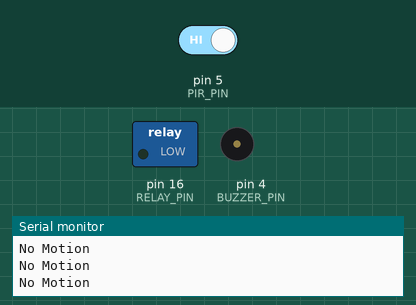
Simulated run of this sketch. Board: Arduino Uno, built with avr-gcc and run on an emulated ATmega328P. Parts: switched loads named in the sketch (green lamp = pin HIGH), buzzer (waves = sounding, pin HIGH), the last lines printed to the serial monitor. Inputs (shaded band) come from the test bench; at power-on: pin 5 (PIR_PIN) HIGH.

Above: at 1.2 s.
1.3 s: pin 5 (PIR_PIN) driven LOW
At 2.1 s:
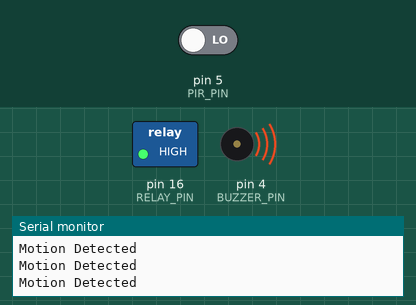
2.8 s: pin 5 (PIR_PIN) driven HIGH
At 3.3 s:
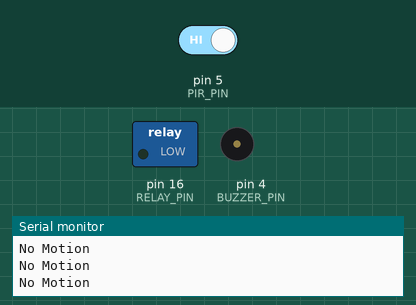
Timing chart, 0 to 5.8 s (numbered marks = the images above; inputs shaded):
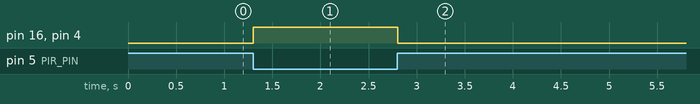

The sketch:

ESP8266_PIR_with_1CH.ino
```cpp
/*
  Smart WiFi Motion-Activated Relay Module
  ESP8266 Example Code

  Relay  : GPIO16 (ACTIVE HIGH)
  PIR    : GPIO5  (ACTIVE LOW)
  Buzzer : GPIO4  (ACTIVE HIGH)
*/

#define RELAY_PIN   16
#define PIR_PIN     5
#define BUZZER_PIN  4

void setup() {
  // Configure pin modes
  pinMode(RELAY_PIN, OUTPUT);
  pinMode(BUZZER_PIN, OUTPUT);
  pinMode(PIR_PIN, INPUT);

  // Ensure outputs are OFF at startup
  digitalWrite(RELAY_PIN, LOW);
  digitalWrite(BUZZER_PIN, LOW);

  // Optional: Serial monitor for debugging
  Serial.begin(115200);
  Serial.println("System Initialized");
}

void loop() {
  // Read PIR sensor (LOW = motion detected)
  int pirState = digitalRead(PIR_PIN);

  if (pirState == LOW) {
    // Motion detected
    digitalWrite(RELAY_PIN, HIGH);   // Relay ON
    digitalWrite(BUZZER_PIN, HIGH);  // Buzzer ON

    Serial.println("Motion Detected");
  } else {
    // No motion
    digitalWrite(RELAY_PIN, LOW);    // Relay OFF
    digitalWrite(BUZZER_PIN, LOW);   // Buzzer OFF

    Serial.println("No Motion");
  }

  // Small delay for stability
  delay(100);
}
```

Measured:
- after the input at 1.3 s, pin 16 (RELAY_PIN), pin 4 (BUZZER_PIN): LOW → HIGH at once
- after the input at 2.8 s, pin 16 (RELAY_PIN), pin 4 (BUZZER_PIN): HIGH → LOW at once
